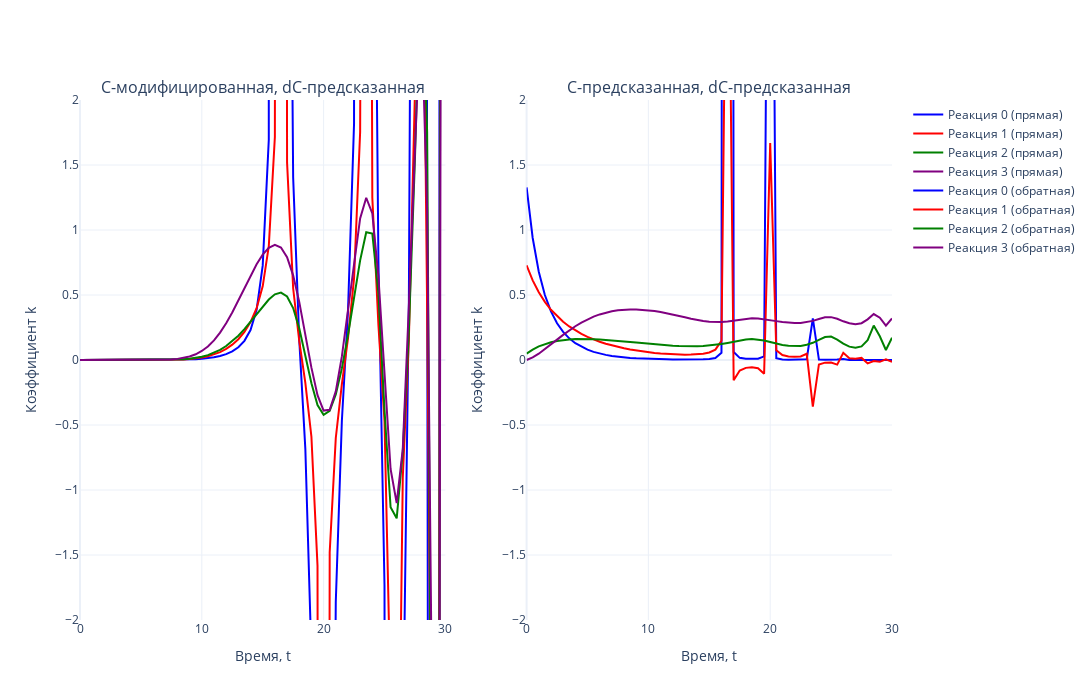

The cell this chart's notebook holds for it:
### Code cell
# Задаем цвета (4 цвета для реакций)
colors = ['blue', 'red', 'green', 'purple']

# Создаем два подграфика (2 столбца, 1 строка)
fig = make_subplots(rows=1, cols=2, subplot_titles=['C-модифицированная, dС-предсказанная', 'C-предсказанная, dС-предсказанная'])

# Первый график (прямая задача)
for i in range(N_REACTION):  
    fig.add_trace(go.Scatter(
        x=tsteps, 
        y=k_test_1[i, :], 
        mode='lines', 
        name=f'Реакция {i} (прямая)',
        line=dict(color=colors[i % len(colors)])  # Применяем цвета циклично
    ), row=1, col=1)

# Второй график (обратная задача)
for i in range(N_REACTION):  
    fig.add_trace(go.Scatter(
        x=tsteps, 
        y=k_test_2[i, :], 
        mode='lines', 
        name=f'Реакция {i} (обратная)',
        line=dict(color=colors[i % len(colors)])  # Применяем цвета циклично
    ), row=1, col=2)

# Настройки общего макета
fig.update_layout(
    template='plotly_white',
    width=1700,  # Общая ширина холста
    height=700,  # Высота холста
    showlegend=True
)

# Ограничение оси Y
fig.update_yaxes(range=[-2, 2], title_text='Коэффициент k', row=1, col=1)
fig.update_yaxes(range=[-2, 2], title_text='Коэффициент k', row=1, col=2)

# Подписи оси X
fig.update_xaxes(title_text='Время, t', row=1, col=1)
fig.update_xaxes(title_text='Время, t', row=1, col=2)

# Отображение графика
fig.show()
